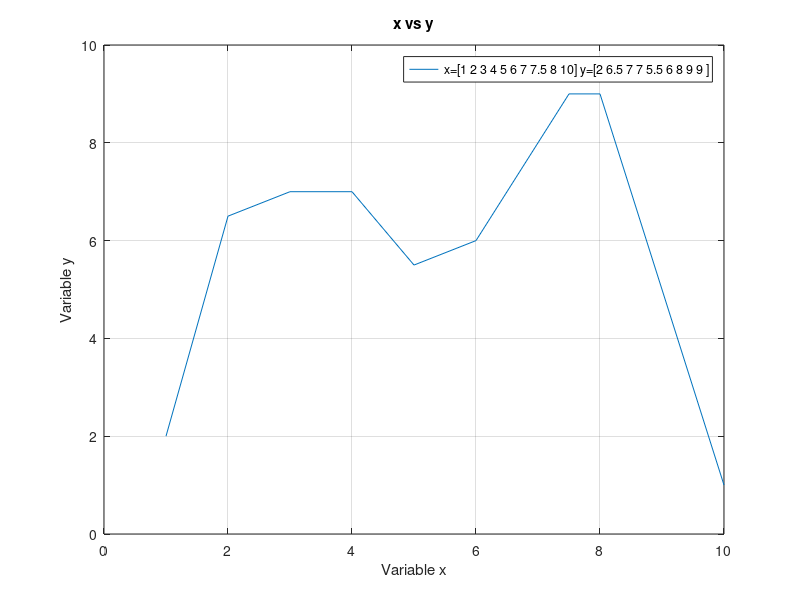

The MATLAB source for this figure:
x=[1 2 3 4 5 6 7 7.5 8 10];
y=[2 6.5 7 7 5.5 6 8 9 9 1 ];
plot(x,y);
grid on;
xlabel('Variable x');
ylabel('Variable y');
title('x vs y');
legend('x=[1 2 3 4 5 6 7 7.5 8 10] y=[2 6.5 7 7 5.5 6 8 9 9 ]')